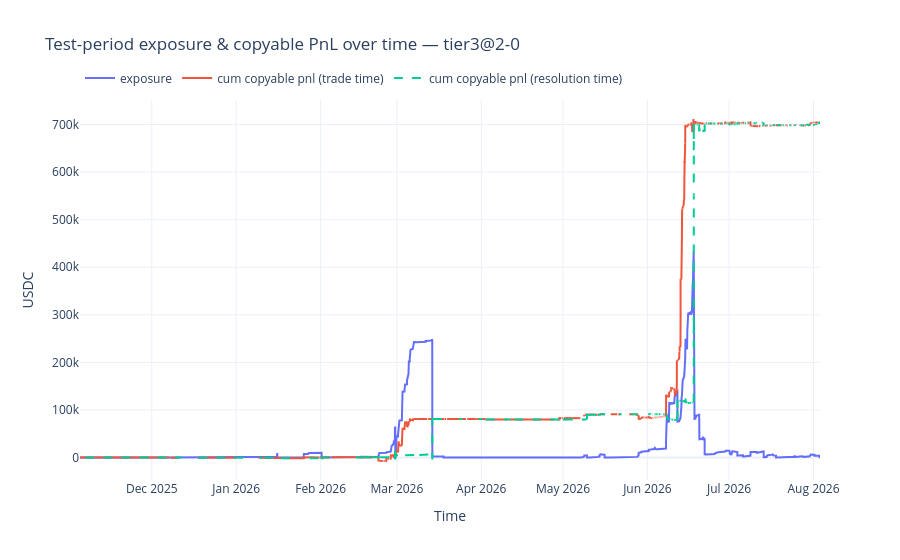

The code cell stored with this chart in its notebook:
### Markdown cell above
## Test-period exposure & PnL over time

Exposure opens at each BUY (`qty = alpha_w * copyable_qty` capped by `bucket_avail_copy_qty`, at `price`) and closes at contract resolution `last_condition_trade_ts` — only for contracts resolved within the test window, so unresolved exposure stays open. PnL shown twice: attributed at trade time (`dt`) and at contract resolution time (`last_condition_trade_ts`, resolved contracts only).

### Code cell
import plotly.graph_objects as go

test = splits["test"].copy()
alpha_map = schemes[best_name][1]
test["alpha_w"] = test["wallet"].map(alpha_map).fillna(1.0)
test["qty"] = np.clip(test["alpha_w"] * test["copyable_qty_5m_100"], 0.0, test["bucket_avail_copy_qty"])
test["copy_pnl"] = test["copyable_pnl"] / test["copyable_qty_5m_100"].replace(0, np.nan) * test["qty"]

test["res_ts"] = pd.to_datetime(test["last_condition_trade_ts"], utc=True, errors="coerce")
window_end = test["dt"].max()
resolved = test["res_ts"] <= window_end
print(
    f"test trades: {len(test):,}  contracts: {test['condition_id'].nunique():,}  "
    f"resolved by {window_end:%Y-%m-%d}: {int(resolved.sum()):,} trades "
    f"({test.loc[resolved, 'condition_id'].nunique():,} contracts)"
)

open_ev = pd.DataFrame({
    "ev_dt": test["dt"],
    "exposure_delta": test["qty"] * test["price"],
})
close_ev = pd.DataFrame({
    "ev_dt": test.loc[resolved, "res_ts"],
    "exposure_delta": -(test.loc[resolved, "qty"] * test.loc[resolved, "price"]),
})
events = (
    pd.concat([open_ev, close_ev], ignore_index=True)
    .sort_values("ev_dt")
    .reset_index(drop=True)
)
events["exposure"] = events["exposure_delta"].cumsum()

pnl_trade = (
    test[["dt", "copy_pnl"]]
    .rename(columns={"dt": "ev_dt"})
    .sort_values("ev_dt")
    .reset_index(drop=True)
)
pnl_trade["cum_pnl"] = pnl_trade["copy_pnl"].cumsum()

pnl_res = (
    test.loc[resolved, ["res_ts", "copy_pnl"]]
    .rename(columns={"res_ts": "ev_dt"})
    .sort_values("ev_dt")
    .reset_index(drop=True)
)
pnl_res["cum_pnl"] = pnl_res["copy_pnl"].cumsum()

fig = go.Figure()
fig.add_trace(go.Scatter(x=events["ev_dt"], y=events["exposure"], mode="lines", name="exposure"))
fig.add_trace(go.Scatter(
    x=pnl_trade["ev_dt"], y=pnl_trade["cum_pnl"], mode="lines",
    name="cum copyable pnl (trade time)",
))
fig.add_trace(go.Scatter(
    x=pnl_res["ev_dt"], y=pnl_res["cum_pnl"], mode="lines", line=dict(dash="dash"),
    name="cum copyable pnl (resolution time)",
))
fig.update_layout(
    title=f"Test-period exposure & copyable PnL over time — {best_name}",
    xaxis_title="Time",
    yaxis_title="USDC",
    template="plotly_white",
    legend=dict(orientation="h", yanchor="bottom", y=1.02),
)
fig.show()

### Figure 1 — Plotly figure (JSON) as saved in the notebook; plotly's stock layout.template omitted (floating-point values rounded to 4 significant figures; data arrays with more than 128 entries replaced by an {"elided": "..."} marker saying what was removed)
{"data": [{"mode": "lines", "name": "exposure", "type": "scatter", "x": {"elided": "28601 str values"}, "y": {"elided": "28601 float values"}}, {"mode": "lines", "name": "cum copyable pnl (trade time)", "type": "scatter", "x": {"elided": "14308 str values"}, "y": {"elided": "14308 float values"}}, {"line": {"dash": "dash"}, "mode": "lines", "name": "cum copyable pnl (resolution time)", "type": "scatter", "x": {"elided": "14293 str values"}, "y": {"elided": "14293 float values"}}], "layout": {"legend": {"orientation": "h", "y": 1.02, "yanchor": "bottom"}, "title": {"text": "Test-period exposure & copyable PnL over time — tier3@2-0"}, "xaxis": {"title": {"text": "Time"}}, "yaxis": {"title": {"text": "USDC"}}}}
